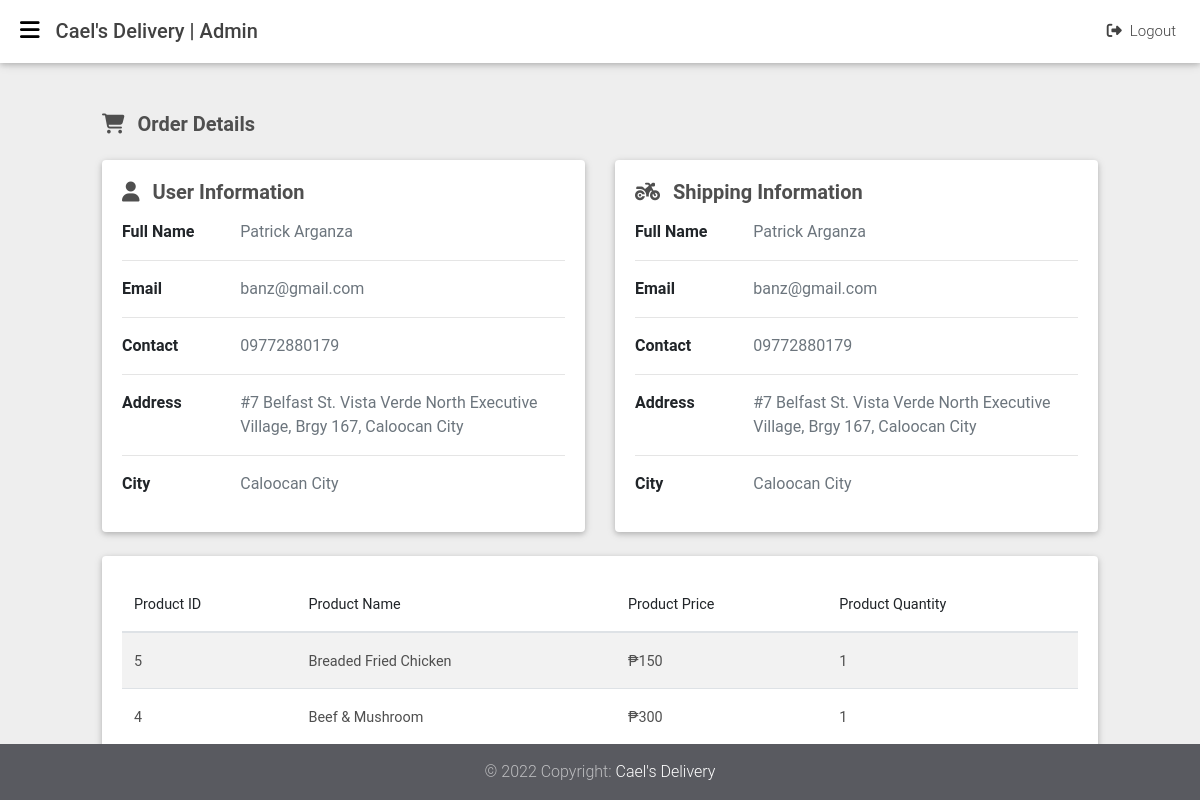
/orders/details/96 (signed in), run on the app's committed database.
### tables this page shows
CREATE TABLE `orderdetails` (
  `order_detail_id` int(11) NOT NULL,
  `order_id` int(11) NOT NULL,
  `product_id` int(11) NOT NULL,
  `product_name` varchar(255) NOT NULL,
  `product_price` varchar(255) NOT NULL,
  `product_quantity` varchar(255) NOT NULL,
  `user_id` int(11) NOT NULL,
  `shipping_id` int(11) NOT NULL,
  `created_at` datetime NOT NULL DEFAULT current_timestamp()
);

CREATE TABLE `products` (
  `product_id` int(11) NOT NULL,
  `product_name` varchar(255) NOT NULL,
  `product_price` varchar(255) NOT NULL,
  `product_description` text NOT NULL,
  `product_image` text NOT NULL,
  `product_status` int(11) NOT NULL DEFAULT 0,
  `category_id` int(11) NOT NULL,
  `created_at` datetime NOT NULL DEFAULT current_timestamp()
);

### app/libraries/Core.php (called while the page is built, shortened)
<?php
class Core
{
  protected $currentMethod = 'index';
  public function __construct()
  {
    $url = $this->getUrl();
    if (isset($url[0])) {
      if (file_exists('../app/controllers/' . ucwords($url[0]) . '.php')) {
        unset($url[0]);
      }
    }
    $this->currentController = new $this->currentController;
    if (isset($url[1])) {
      if (method_exists($this->currentController, $url[1])) {
        $this->currentMethod = $url[1];
        unset($url[1]);
      }
    }
    $this->params = $url ? array_values($url) : [];
    call_user_func_array([$this->currentController, $this->currentMethod], $this->params);
  }
  public function getUrl()
  {
    if (isset($_GET['url'])) {
      $url = rtrim($_GET['url'], '/');
      $url = filter_var($url, FILTER_SANITIZE_URL);
      $url = explode('/', $url);
      return $url;
    }
  }
}

### public/index.php (called while the page is built, shortened)
<?php
$init = new Core;

### app/libraries/Database.php (called while the page is built, shortened)
<?php
class Database
{
	private $host = DB_HOST;
	private $user = DB_USER;
	private $pass = DB_PASS;
	private $dbname = DB_NAME;
	private $dbh;
	private $stmt;
	public function __construct()
	{
		$dsn = 'mysql:host=' . $this->host . ';dbname=' . $this->dbname;
		$options = array(
			PDO::ATTR_PERSISTENT => true,
			PDO::ATTR_ERRMODE => PDO::ERRMODE_EXCEPTION
		);
		try {
			$this->dbh = new PDO($dsn, $this->user, $this->pass, $options);
		}
		catch (PDOException $e) {
			$this->error = $e->getMessage();
		}
	}
	public function query($query)
	{
		$this->stmt = $this->dbh->prepare($query);
	}
	public function bind($param, $value, $type = null)
	{
		if (is_null($type)) {
			switch (true) {
				default:
					$type = PDO::PARAM_STR;
			}
		}
		$this->stmt->bindValue($param, $value, $type);
	}
	public function execute()
	{
		return $this->stmt->execute();
	}
	public function resultset()
	{
		$this->execute();
		return $this->stmt->fetchAll(PDO::FETCH_OBJ);
	}
}

### app/models/Order.php (called while the page is built, shortened)
<?php
class Order
{
  private $db;
  public function __construct()
  {
    $this->db = new Database;
  }
  public function getAllOrderDetails($order_id)
  {
    $this->db->query("SELECT *,
                      orderdetails.order_detail_id as orderDetailID,
                      orders.order_id as orderID,
                      products.product_id as productID,
                      users.user_id as userID,
                      shippings.shipping_id as shippingID,
                      users.user_first_name as userFirstName,
                      users.user_last_name as userLastName,
                      users.user_email as userEmail,
                      users.user_contact as userContact,
                      shippings.shipping_first_name as shippingFirstName,
                      shippings.shipping_last_name as shippingLastName,
                      shippings.shipping_email as shippingEmail,
                      shippings.shipping_contact as shippingContact,
                      shippings.shipping_address as shippingAddress,
                      shippings.shipping_city as shippingCity
                      FROM orderdetails
                      INNER JOIN orders
                      ON orderdetails.order_id = orders.order_id
                      INNER JOIN products
                      ON orderdetails.product_id = products.product_id
                      INNER JOIN users
                      ON orderdetails.user_id = users.user_id
                      INNER JOIN shippings
                      ON orderdetails.shipping_id = shippings.shipping_id
                      WHERE orders.order_id = :order_id
                      ORDER BY orderdetails.created_at ASC;");
    $this->db->bind(':order_id', $order_id);
    $orders_detail = $this->db->resultSet();
    if ($orders_detail) {
      return $orders_detail;
    } else {
      return false;
    }
  }
}

### app/views/orders/details.php (the view, shortened to what this page needs)
<?php require APPROOT . '/views/admins/inc/header.php'; ?>
<?php require APPROOT . '/views/admins/inc/sidebar.php'; ?>
<?php require APPROOT . '/views/admins/inc/navbar.php'; ?>
<main class="vh-100">
  <div class="container-fluid">
    <div class="col-md-12">
      <h5 class="my-4 dark-grey-text font-weight-bold"><i class="fas fa-shopping-cart mr-2"></i> Order Details</h5>
      <div class="row mb-md-4">
        <div class="col-md-6 h-100">
          <div class="card">
            <div class="card-body">
              <h5 class="dark-grey-text font-weight-bold mb-3"><i class="fa-solid fa-user mr-2"></i> User Information</h5>
              <div class="row">
                <div class="col-sm-3">
                  <p class="mb-0 font-weight-bold">Full Name</p>
                </div>
                <div class="col-sm-9">
                  <p class="text-muted mb-0"><?php echo $data['user_first_name'];  ?>&nbsp;<?php echo  $data['user_last_name']; ?></p>
                </div>
              </div>
              <hr>
              <div class="row">
                <div class="col-sm-3">
                  <p class="mb-0 font-weight-bold">Email</p>
                </div>
                <div class="col-sm-9">
                  <p class="text-muted mb-0"><?php echo $data['user_email']; ?></p>
                </div>
              </div>
              <hr>
              <div class="row">
                <div class="col-sm-3">
                  <p class="mb-0 font-weight-bold">Contact</p>
                </div>
                <div class="col-sm-9">
                  <p class="text-muted mb-0"><?php echo $data['user_contact']; ?></p>
                </div>
              </div>
              <hr>
              <div class="row">
                <div class="col-sm-3">
                  <p class="mb-0 font-weight-bold">Address</p>
                </div>
                <div class="col-sm-9">
                  <p class="text-muted mb-0"><?php echo $data['user_address']; ?></p>
                </div>
              </div>
              <hr>
              <div class="row mb-3">
                <div class="col-sm-3">
                  <p class="mb-0 font-weight-bold">City</p>
                </div>
                <div class="col-sm-9">
                  <p class="text-muted mb-0"><?php echo $data['user_city']; ?></p>
                </div>
              </div>
            </div>
          </div>
        </div>
        <div class="col-md-6 h-100">
          <div class="card">
            <div class="card-body">
              <h5 class="dark-grey-text font-weight-bold mb-3"><i class="fa-solid fa-motorcycle mr-2"></i> Shipping Information</h5>
              <div class="row">
                <div class="col-sm-3">
                  <p class="mb-0 font-weight-bold">Full Name</p>
                </div>
                <div class="col-sm-9">
                  <p class="text-muted mb-0"><?php echo $data['user_first_name'];  ?>&nbsp;<?php echo  $data['shipping_last_name']; ?></p>
                </div>
              </div>
              <hr>
              <div class="row">
                <div class="col-sm-3">
                  <p class="mb-0 font-weight-bold">Email</p>
                </div>
                <div class="col-sm-9">
                  <p class="text-muted mb-0"><?php echo $data['shipping_email']; ?></p>
                </div>
              </div>
              <hr>
              <div class="row">
                <div class="col-sm-3">
                  <p class="mb-0 font-weight-bold">Contact</p>
                </div>
                <div class="col-sm-9">
                  <p class="text-muted mb-0"><?php echo $data['shipping_contact']; ?></p>
                </div>
              </div>
              <hr>
              <div class="row">
                <div class="col-sm-3">
                  <p class="mb-0 font-weight-bold">Address</p>
                </div>
                <div class="col-sm-9">
                  <p class="text-muted mb-0"><?php echo $data['shipping_address']; ?></p>
                </div>
              </div>
              <hr>
              <div class="row mb-3">
                <div class="col-sm-3">
                  <p class="mb-0 font-weight-bold">City</p>
                </div>
                <div class="col-sm-9">
                  <p class="text-muted mb-0"><?php echo $data['shipping_city']; ?></p>
                </div>
              </div>
            </div>
          </div>
        </div>
      </div>
      <div class="row">
        <div class="col-md-12">
          <div class="card">
            <div class="card-body">
              <div class="table-responsive">
                <table id="myTable" class="table table-striped display" cellspacing="0" width="100%">
                  <thead>
                    <tr>
                      <th>Product ID</th>
                      <th>Product Name</th>
                      <th>Product Price</th>
                      <th>Product Quantity</th>
                    </tr>
                  </thead>
                  <tbody>
                    <?php foreach ($data['orderdetails'] as $orderdetail) : ?>
                      <tr>
                        <td><?php echo $orderdetail->product_id; ?></td>
                        <td><?php echo $orderdetail->product_name; ?></td>
                        <td>&#8369;<?php echo $orderdetail->product_price; ?></td>
                        <td><?php echo $orderdetail->product_quantity; ?></td>
                      </tr>
                    <?php endforeach; ?>
                  </tbody>
                </table>
              </div>
            </div>
          </div>
        </div>
      </div>
    </div>
  </div>
</main>
<?php require APPROOT . '/views/admins/inc/footer.php'; ?>

### data on the page
orderdetails: product.product_id "5", product.product_name "Breaded Fried Chicken", product.product_price "150", product_quantity "1"
orderdetails: product.product_id "4", product.product_name "Beef & Mushroom", product.product_price "300", product_quantity "1"

### other printed values
SITENAME "Cael's Delivery"
$data['user_first_name'] "Patrick"
$data['user_last_name'] "Arganza"
$data['user_email'] "banz@gmail.com"
$data['user_contact'] "09772880179"
$data['user_address'] "#7 Belfast St. Vista Verde North Executive Village, Brgy 167, Caloocan City"
$data['user_city'] "Caloocan City"
$data['shipping_last_name'] "Arganza"
$data['shipping_email'] "banz@gmail.com"
$data['shipping_contact'] "09772880179"
$data['shipping_address'] "#7 Belfast St. Vista Verde North Executive Village, Brgy 167, Caloocan City"
$data['shipping_city'] "Caloocan City"
